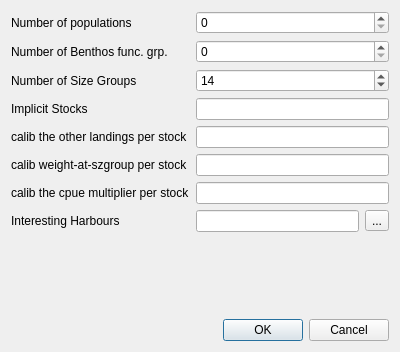
<?xml version="1.0" encoding="UTF-8"?>
<ui version="4.0">
 <class>ConfigDialog</class>
 <widget class="QDialog" name="ConfigDialog">
  <property name="geometry">
   <rect>
    <x>0</x>
    <y>0</y>
    <width>400</width>
    <height>352</height>
   </rect>
  </property>
  <property name="windowTitle">
   <string>Configuration</string>
  </property>
  <layout class="QGridLayout" name="gridLayout">
   <item row="0" column="0">
    <widget class="QLabel" name="label">
     <property name="text">
      <string>Number of populations</string>
     </property>
    </widget>
   </item>
   <item row="1" column="0">
    <widget class="QLabel" name="label_8">
     <property name="text">
      <string>Number of Benthos func. grp.</string>
     </property>
    </widget>
   </item>
   <item row="2" column="0">
    <widget class="QLabel" name="label_2">
     <property name="text">
      <string>Number of Size Groups</string>
     </property>
    </widget>
   </item>
   <item row="3" column="0">
    <widget class="QLabel" name="label_3">
     <property name="text">
      <string>Implicit Stocks</string>
     </property>
    </widget>
   </item>
   <item row="4" column="0">
    <widget class="QLabel" name="label_4">
     <property name="text">
      <string>calib the other landings per stock</string>
     </property>
    </widget>
   </item>
   <item row="5" column="0">
    <widget class="QLabel" name="label_5">
     <property name="text">
      <string>calib weight-at-szgroup per stock</string>
     </property>
    </widget>
   </item>
   <item row="6" column="0">
    <widget class="QLabel" name="label_6">
     <property name="text">
      <string>calib the cpue multiplier per stock</string>
     </property>
    </widget>
   </item>
   <item row="7" column="0">
    <widget class="QLabel" name="label_7">
     <property name="text">
      <string>Interesting Harbours</string>
     </property>
    </widget>
   </item>
   <item row="7" column="1">
    <widget class="QLineEdit" name="m_int_harbours"/>
   </item>
   <item row="8" column="0">
    <spacer name="verticalSpacer">
     <property name="orientation">
      <enum>Qt::Vertical</enum>
     </property>
     <property name="sizeHint" stdset="0">
      <size>
       <width>20</width>
       <height>40</height>
      </size>
     </property>
    </spacer>
   </item>
   <item row="7" column="2">
    <widget class="QToolButton" name="readFromTree">
     <property name="text">
      <string>...</string>
     </property>
     <property name="icon">
      <iconset resource="qtgui.qrc">
       <normaloff>:/icons/database.png</normaloff>:/icons/database.png</iconset>
     </property>
    </widget>
   </item>
   <item row="9" column="0" colspan="3">
    <widget class="QDialogButtonBox" name="buttonBox">
     <property name="orientation">
      <enum>Qt::Horizontal</enum>
     </property>
     <property name="standardButtons">
      <set>QDialogButtonBox::Cancel|QDialogButtonBox::Ok</set>
     </property>
    </widget>
   </item>
   <item row="6" column="1" colspan="2">
    <widget class="QLineEdit" name="m_calib_cpue_multiplier"/>
   </item>
   <item row="5" column="1" colspan="2">
    <widget class="QLineEdit" name="m_calib_weight_at_szgroup"/>
   </item>
   <item row="4" column="1" colspan="2">
    <widget class="QLineEdit" name="m_calib_oth_landings"/>
   </item>
   <item row="3" column="1" colspan="2">
    <widget class="QLineEdit" name="m_implicit_pops"/>
   </item>
   <item row="2" column="1" colspan="2">
    <widget class="QSpinBox" name="szGroups">
     <property name="minimum">
      <number>1</number>
     </property>
     <property name="value">
      <number>14</number>
     </property>
    </widget>
   </item>
   <item row="1" column="1" colspan="2">
    <widget class="QSpinBox" name="nbbenthospops"/>
   </item>
   <item row="0" column="1" colspan="2">
    <widget class="QSpinBox" name="nbpops"/>
   </item>
  </layout>
 </widget>
 <resources>
  <include location="qtgui.qrc"/>
 </resources>
 <connections>
  <connection>
   <sender>buttonBox</sender>
   <signal>accepted()</signal>
   <receiver>ConfigDialog</receiver>
   <slot>accept()</slot>
   <hints>
    <hint type="sourcelabel">
     <x>248</x>
     <y>254</y>
    </hint>
    <hint type="destinationlabel">
     <x>157</x>
     <y>274</y>
    </hint>
   </hints>
  </connection>
  <connection>
   <sender>buttonBox</sender>
   <signal>rejected()</signal>
   <receiver>ConfigDialog</receiver>
   <slot>reject()</slot>
   <hints>
    <hint type="sourcelabel">
     <x>316</x>
     <y>260</y>
    </hint>
    <hint type="destinationlabel">
     <x>286</x>
     <y>274</y>
    </hint>
   </hints>
  </connection>
 </connections>
</ui>
